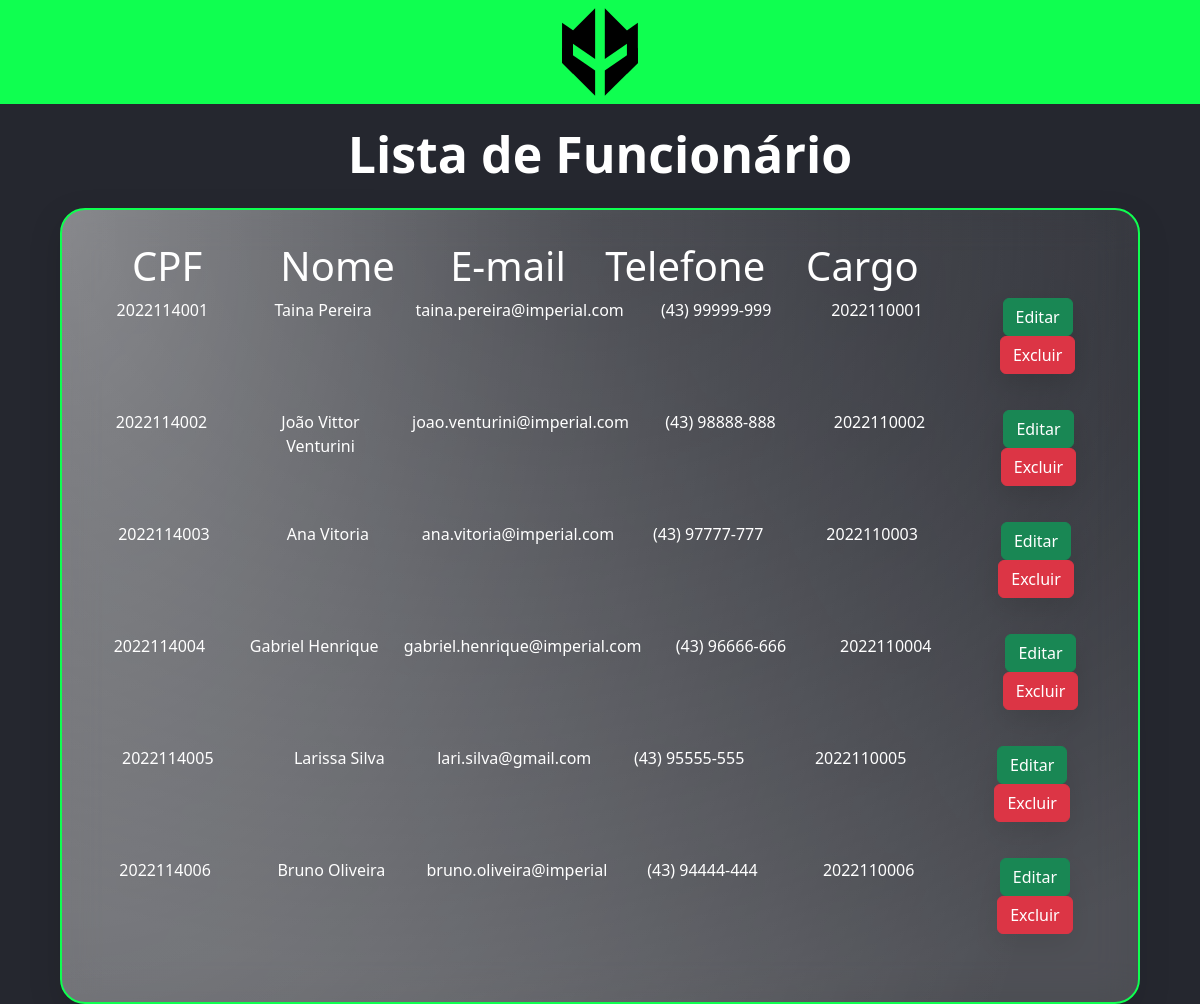
Page /Funcionario/Read.php on the earlier database version.
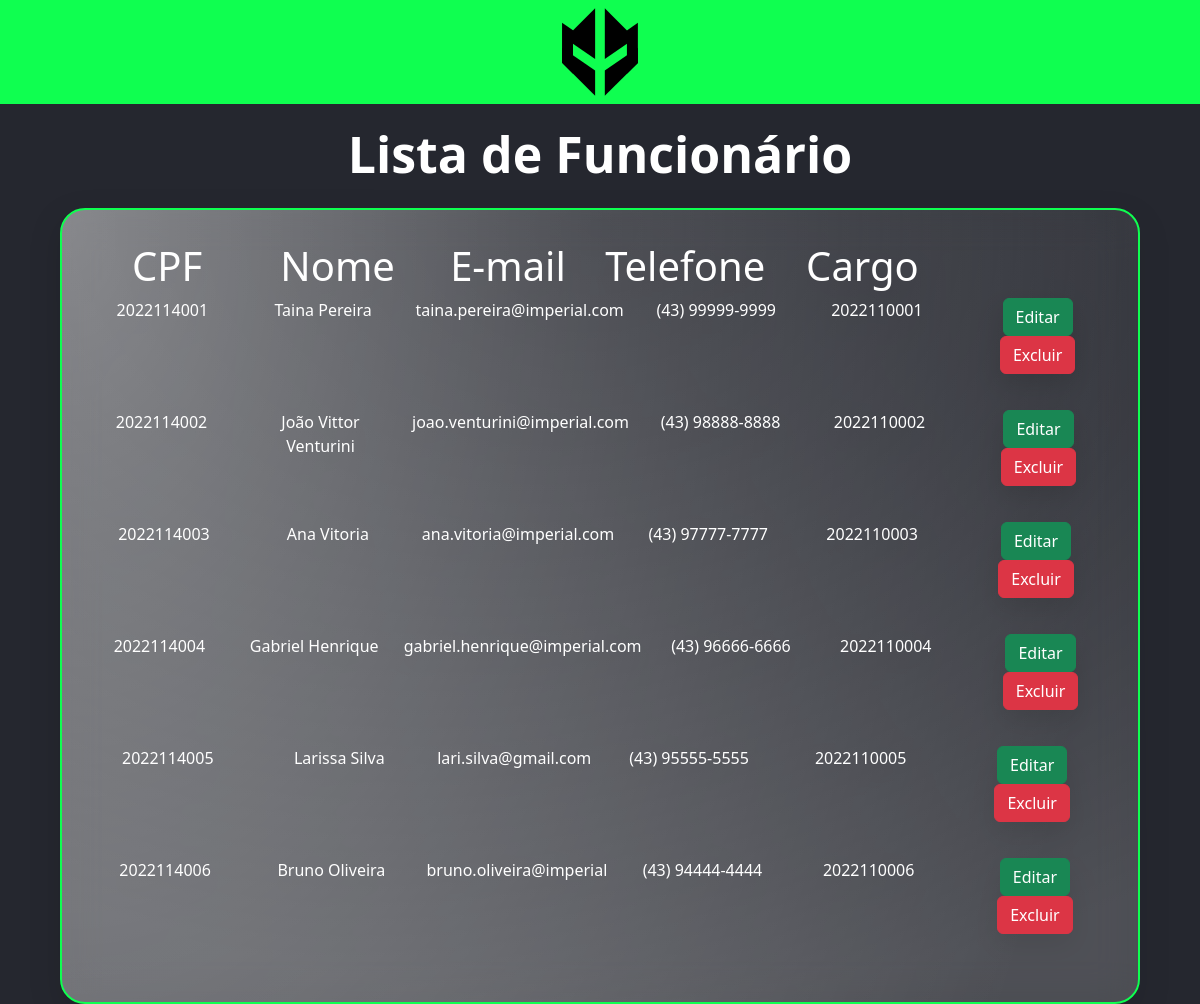
Same page on the later database version.
### tables this page shows
CREATE TABLE funcionario (
  cpf VARCHAR(25) NOT NULL,
  nome VARCHAR(100),
  telefone VARCHAR(25),
  email VARCHAR(100),
  senha VARCHAR(255),
  idCargo INTEGER,
  idEndereco INTEGER, 
  PRIMARY KEY (cpf),
  FOREIGN KEY (idCargo) REFERENCES cargo(id),
  FOREIGN KEY (idEndereco) REFERENCES endereco(id)
);

### Funcionario/Read.php (the view, shortened to what this page needs)
<!DOCTYPE html>
<html lang="pt-br">
<head>
  <link rel="stylesheet" href="../css/style.css">
    <link href="https://cdn.jsdelivr.net/npm/bootstrap@5.2.2/dist/css/bootstrap.min.css" rel="stylesheet">
</head>
<body>
  <header>
      <a href="../index.php">
          <img src="../img/Logo.svg" alt="Loga do time Imperial eSports">
      </a>
  </header>
  <main>
    <h1 class="titulo">Lista de Funcionário</h1>
    <div class="conteudo grande text-center">
      <div class="row justify-content-md-center">
        <div class="col">
          <h1>CPF</h1>
        </div>
        <div class="col">
          <h1>Nome</h1>
        </div>
        <div class="col">
          <h1>E-mail</h1>
        </div>
        <div class="col">
          <h1>Telefone</h1>
        </div>
        <div class="col">
          <h1>Cargo</h1>
        </div>
        <div class="col">
        </div>
      </div>
      <?php
        include_once("../db/connectDB.php");
        $sql = "SELECT * FROM Funcionario";
        $res = $conn->query($sql);
        $qtd = $res->num_rows;
        if($qtd > 0){
          while($row = $res->fetch_object()){
            print "<div class='row justify-content-md-center'>";
            print "<div class='col'>" .$row->cpf. "</div>";
            print "<div class='col'>" .$row->nome. "</div>";
            print "<div class='col'>" .$row->email. "</div>";
            print "<div class='col'>" .$row->telefone. "</div>";
            print "<div class='col'>" .$row->idCargo. "</div>";
            print
            "<div class='col'>
              <button onclick=\"location.href='./Update.php?cpf=".$row->cpf."'\" class='btn btn-success'>Editar</button>
              <button onclick=\"if(confirm('Tem certeza que deseja excluir esse cadastro?')){location.href='./Delete.php?cpf=".$row->cpf."'}else{false;}\" class='btn btn-danger'>Excluir</button>
            </div>";
            print "</div>";
          }
        }else{
          print "<p class='alert alert-danger'>Nenhum resultado foi encontrado!</p>";
        }
      ?>
    </div>
  </main>
</body>
</html>

Differences in the rows shown:
changed funcionario "Taina Pereira": telefone "(43) 99999-999" → "(43) 99999-9999"
changed funcionario "João Vittor Venturini": telefone "(43) 98888-888" → "(43) 98888-8888"
changed funcionario "Ana Vitoria": telefone "(43) 97777-777" → "(43) 97777-7777"
changed funcionario "Gabriel Henrique": telefone "(43) 96666-666" → "(43) 96666-6666"
changed funcionario "Larissa Silva": telefone "(43) 95555-555" → "(43) 95555-5555"
changed funcionario "Bruno Oliveira": telefone "(43) 94444-444" → "(43) 94444-4444"
